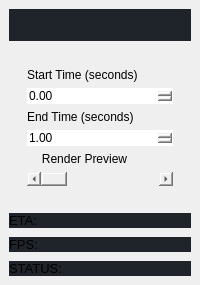
               <widget class="QWidget" name="processInfoContainer" native="true">
                <property name="sizePolicy">
                 <sizepolicy hsizetype="MinimumExpanding" vsizetype="Expanding">
                  <horstretch>0</horstretch>
                  <verstretch>0</verstretch>
                 </sizepolicy>
                </property>
                <property name="styleSheet">
                 <string notr="true">#processInfoContainer{
background-color:#1f232a;
border-radius:10px;
}
#infoSubContainer{
background-color:#1f232a

}
#previewSubContainer{
background-color:#1f232a
}
#renderOutput{
background-color:#343b47;
border-radius: 10px;

}
#previewLabel{
background-color:#343b47;
border-radius: 10px;


}</string>
                </property>
                <layout class="QVBoxLayout" name="verticalLayout_5">
                 <property name="spacing">
                  <number>9</number>
                 </property>
                 <property name="leftMargin">
                  <number>9</number>
                 </property>
                 <property name="topMargin">
                  <number>9</number>
                 </property>
                 <property name="rightMargin">
                  <number>9</number>
                 </property>
                 <property name="bottomMargin">
                  <number>9</number>
                 </property>
                 <item>
                  <widget class="QWidget" name="previewSubContainer" native="true">
                   <layout class="QVBoxLayout" name="verticalLayout_8">
                    <property name="spacing">
                     <number>0</number>
                    </property>
                    <property name="leftMargin">
                     <number>0</number>
                    </property>
                    <property name="topMargin">
                     <number>0</number>
                    </property>
                    <property name="rightMargin">
                     <number>0</number>
                    </property>
                    <property name="bottomMargin">
                     <number>0</number>
                    </property>
                    <item>
                     <widget class="QLabel" name="previewLabel">
                      <property name="sizePolicy">
                       <sizepolicy hsizetype="Expanding" vsizetype="Expanding">
                        <horstretch>0</horstretch>
                        <verstretch>0</verstretch>
                       </sizepolicy>
                      </property>
                      <property name="styleSheet">
                       <string notr="true">
QLabel{
	color: #fff;
    background-color:#1f232a;
}
</string>
                      </property>
                      <property name="text">
                       <string/>
                      </property>
                      <property name="scaledContents">
                       <bool>false</bool>
                      </property>
                      <property name="alignment">
                       <set>Qt::AlignmentFlag::AlignCenter</set>
                      </property>
                     </widget>
                    </item>
                    <item>
                     <widget class="QWidget" name="VideoPreview" native="true">
                      <property name="enabled">
                       <bool>true</bool>
                      </property>
                      <property name="sizePolicy">
                       <sizepolicy hsizetype="MinimumExpanding" vsizetype="MinimumExpanding">
                        <horstretch>0</horstretch>
                        <verstretch>0</verstretch>
                       </sizepolicy>
                      </property>
                      <layout class="QHBoxLayout" name="horizontalLayout_26"/>
                     </widget>
                    </item>
                   </layout>
                  </widget>
                 </item>
                 <item>
                  <widget class="QWidget" name="RenderedPreviewControlsContainer" native="true">
                   <property name="enabled">
                    <bool>true</bool>
                   </property>
                   <property name="styleSheet">
                    <string notr="true">QWidget{
border-radius: 10
}

*:disabled{
	color:gray;
}</string>
                   </property>
                   <layout class="QHBoxLayout" name="horizontalLayout_47">
                    <item>
                     <widget class="QWidget" name="widget_30" native="true">
                      <layout class="QVBoxLayout" name="verticalLayout_37">
                       <item>
                        <widget class="QLabel" name="label_9">
                         <property name="text">
                          <string>Start Time (seconds)</string>
                         </property>
                        </widget>
                       </item>
                       <item>
                        <widget class="QDoubleSpinBox" name="startTimeSpinBox"/>
                       </item>
                       <item>
                        <widget class="QLabel" name="label_52">
                         <property name="text">
                          <string>End Time (seconds)</string>
                         </property>
                        </widget>
                       </item>
                       <item>
                        <widget class="QDoubleSpinBox" name="endTimeSpinBox">
                         <property name="minimum">
                          <double>1.000000000000000</double>
                         </property>
                         <property name="value">
                          <double>1.000000000000000</double>
                         </property>
                        </widget>
                       </item>
                       <item>
                        <widget class="QWidget" name="widget_14" native="true">
                         <layout class="QHBoxLayout" name="horizontalLayout_48">
                          <property name="leftMargin">
                           <number>0</number>
                          </property>
                          <property name="topMargin">
                           <number>0</number>
                          </property>
                          <property name="rightMargin">
                           <number>0</number>
                          </property>
                          <property name="bottomMargin">
                           <number>0</number>
                          </property>
                          <item>
                           <widget class="QPushButton" name="renderPreviewBtn">
                            <property name="font">
                             <font>
                              <bold>false</bold>
                             </font>
                            </property>
                            <property name="layoutDirection">
                             <enum>Qt::LayoutDirection::LeftToRight</enum>
                            </property>
                            <property name="text">
                             <string>Render Preview</string>
                            </property>
                           </widget>
                          </item>
                          <item>
                           <widget class="QLabel" name="label_63">
                            <property name="maximumSize">
                             <size>
                              <width>25</width>
                              <height>25</height>
                             </size>
                            </property>
                            <property name="toolTip">
                             <string>&lt;html&gt;&lt;head/&gt;&lt;body&gt;&lt;p&gt;&lt;span style=&quot; font-weight:700;&quot;&gt;Render Preview:&lt;/span&gt;&lt;/p&gt;&lt;p&gt;     - Renders a small portion of the video to show the results (most useful for upscaling)&lt;/p&gt;&lt;/body&gt;&lt;/html&gt;</string>
                            </property>
                            <property name="text">
                             <string/>
                            </property>
                            <property name="pixmap">
                             <pixmap resource="resources.qrc">:/icons/icons/info.svg</pixmap>
                            </property>
                            <property name="scaledContents">
                             <bool>true</bool>
                            </property>
                           </widget>
                          </item>
                         </layout>
                        </widget>
                       </item>
                       <item>
                        <widget class="QScrollBar" name="timeInVideoScrollBar">
                         <property name="orientation">
                          <enum>Qt::Orientation::Horizontal</enum>
                         </property>
                        </widget>
                       </item>
                      </layout>
                     </widget>
                    </item>
                   </layout>
                  </widget>
                 </item>
                 <item>
                  <layout class="QVBoxLayout" name="verticalLayout_34">
                   <item>
                    <widget class="QLabel" name="ETA">
                     <property name="font">
                      <font>
                       <pointsize>10</pointsize>
                      </font>
                     </property>
                     <property name="styleSheet">
                      <string notr="true">QLabel{
background-color: #1f232a
}</string>
                     </property>
                     <property name="text">
                      <string>ETA: </string>
                     </property>
                    </widget>
                   </item>
                   <item>
                    <widget class="QLabel" name="FPS">
                     <property name="font">
                      <font>
                       <pointsize>10</pointsize>
                      </font>
                     </property>
                     <property name="styleSheet">
                      <string notr="true">QLabel{
background-color: #1f232a
}</string>
                     </property>
                     <property name="text">
                      <string>FPS:</string>
                     </property>
                    </widget>
                   </item>
                   <item>
                    <widget class="QLabel" name="STATUS">
                     <property name="font">
                      <font>
                       <pointsize>10</pointsize>
                      </font>
                     </property>
                     <property name="styleSheet">
                      <string notr="true">QLabel{
background-color: #1f232a
}</string>
                     </property>
                     <property name="text">
                      <string>STATUS:</string>
                     </property>
                    </widget>
                   </item>
                  </layout>
                 </item>
                </layout>
               </widget>
